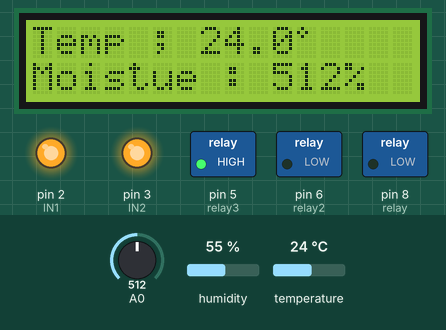
Simulated run of this sketch. Board: Arduino Uno, built with avr-gcc and run on an emulated ATmega328P. Shown: 16×2 character LCD, switched loads named in the sketch (green lamp = pin HIGH), output pins drawn as LEDs (lit = HIGH). Inputs (shaded band) come from the test bench; at power-on: A0 = 512, temperature 24 °C, humidity 55 %. What the sketch prints to the serial monitor is not drawn.

Above: at 3.7 s.
3.8 s: A0 set to 109
At 6.0 s:
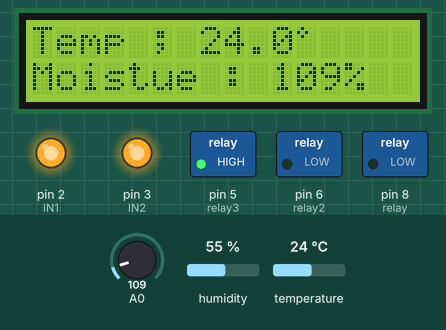
6.6 s: A0 set to 95
At 9.0 s:
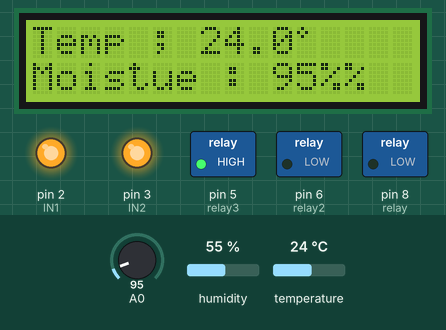
9.7 s: A0 set to 11
At 12.2 s:
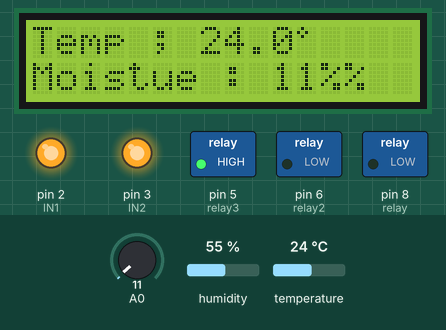
12.8 s: A0 set to 8
At 15.1 s:
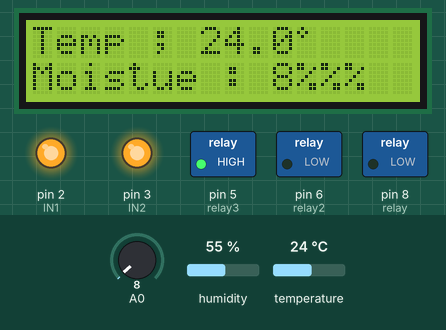
15.9 s: temperature set to 21.5 °C
At 18.1 s:
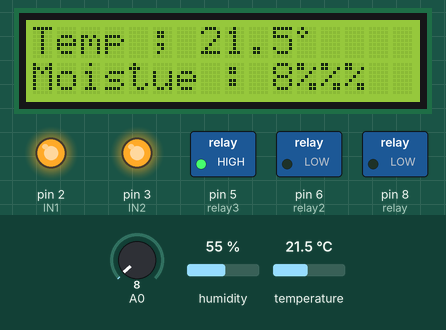
19.0 s: temperature set to 20.3 °C
At 22.8 s:
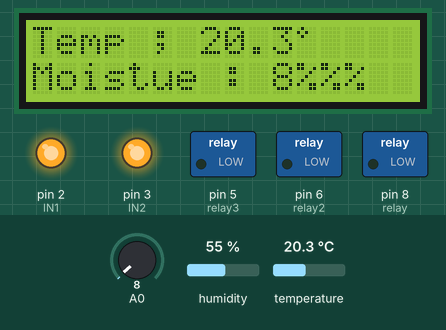
Timing chart, 0 to 24.1 s (numbered marks = the images above; inputs shaded):
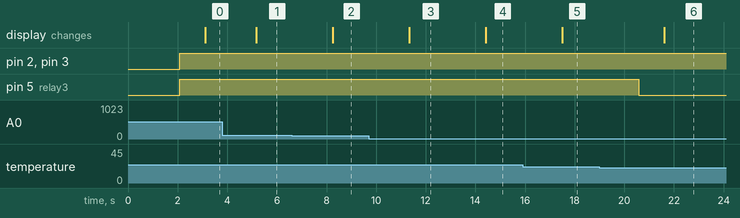

Measured:
- the behaviour switches between 100 and 99 on A0 (found by bisection; images 1 and 2)
- the behaviour switches between 10 and 9 on A0 (found by bisection; images 3 and 4)
- the behaviour switches between 21 and 20.9 °C on temperature (found by bisection; images 5 and 6)
- after the input at 3.8 s, the display: changes after 1.4 s (image 1)
- after the input at 6.6 s, the display: changes after 1.6 s (image 2)
- after the input at 9.7 s, the display: changes after 1.6 s (image 3)
- after the input at 12.8 s, the display: changes after 1.6 s (image 4)
- after the input at 15.9 s, the display: changes after 1.6 s (image 5)
- after the input at 19.0 s, pin 5 (relay3): HIGH → LOW after 1.6 s; the display: changes after 2.6 s (image 6)

The sketch:

Smart_farm_0.ino
```cpp
#include <DHT.h>    //DHT22 헤더파일
#include <LiquidCrystal_I2C.h>    //Lcd 헤더파일

#define DHTPIN 9    //DHT22 핀설정
#define DHTTYPE DHT22   //DHT22 (AM2302)
DHT dht(DHTPIN, DHTTYPE);   //DHT 타입 설정
LiquidCrystal_I2C lcd(0x27, 16, 2);   //Lcd 설정

//---변수정의---
float hum;    //습도변수
float temp;   //온도변수
int IN1= 2;   //샤플로펌프1
int IN2= 3;   //샤플로펌프2
int ena=1;
int relay= 8;   //팬
int relay2= 6;    //Led
int relay3= 5;   //열선
int Moisture;
int count = 1;
int i1, i2;
byte t[8] = {   //Lcd에 사용할 특수문자 만들기
  B01000,
  B10100,
  B01000,
  B00000,
  B00000,
  B00000,
  B00000,
  B00000
  };

//------각각 함수 만들기
void pump(void);
void fan(void);
void screen(void);
void sun(int on_sec, int off_sec);
void lcd_print(void);
void heating(int lowTemp);

//----각각 핀당 출력지정
void setup() {
  pinMode(IN1, OUTPUT);   //IN1 핀 출력설정
  pinMode(IN2, OUTPUT);   //IN2 핀 출력설정
  Serial.begin(9600);   //시리얼 보드레이트 설정
  pinMode(relay, OUTPUT);
  pinMode(relay2, OUTPUT);
  pinMode(relay3, OUTPUT);
  dht.begin();
  lcd.init();
  lcd. backlight();
  lcd.createChar(0, t);
  delay(2000);
}

//----loop문에서 각 센서값을 읽어들이기, 각각의 함수실행

void loop() {
  Moisture = analogRead(A0);
  hum = dht.readHumidity();
  temp = dht.readTemperature();
  pump();
  fan();
  heating(21);    //heating의 관호안의 숫자 이하로 떨어지면 동작
  sun(10, 10);    //10초켜지고 10초 꺼지고 만약1분을 하고싶으면 차후에 60으로 수정
  screen();   //Serial 모니터 출력 없어도 됨
  lcd_print();

}

//-------워터펌프 제어함수
void pump(void)
{
  if(Moisture > 700){   //건조할때
    digitalWrite(IN1, HIGH);
    digitalWrite(IN2, LOW);
    //digitalWrite(ena, 255);   //ena모터의 토크를 225로 회전
  }
  else{    //그외 정지
    digitalWrite(IN1, HIGH);
    digitalWrite(IN2, HIGH);
   // digitalWrite(ena, 255);
    }
  }

//-----DV쿨링팬 제어 함수
void fan(void)
{
  if(temp > 25){    //온도가28도 이상일떼 realy에 HIGH신호를 주어 동작
    digitalWrite(relay, HIGH);
    }else{    //그외 정지
      digitalWrite(relay, LOW);
      }
  }

//----열선 제어 함수
void heating(int lowTemp)
{
  if(temp < lowTemp) digitalWrite(relay3, LOW);   //온도 값이 lowTemp 루프에서 heating안의 숫자이하가 되면 릴레이에 LOW 신호를 주어 동작
  else digitalWrite(relay3, HIGH);    //그외엔 HIGH
  }

//Led제어 함수
void sun(int on_sec, int off_sec)
{
  if(count==1){
    i1 = on_sec;
    i2 = off_sec;
    count--;
    }
    if(i1 > 0){
      i2 = off_sec;
      i1 = on_sec;
      }
      delay(1000);
  }

void screen(void)
{
  Serial.print(" Moisture : ");
  Serial.print(Moisture);
  Serial.print("Humidity: ");
  Serial.print(hum,0);
  Serial.print(" %\t");
  Serial.print("Temperature: ");
  Serial.print(temp, 1);
  Serial.println(" C");
  }

void lcd_print(void)
{
  int mos = 100 - map(Moisture, 0, 1024, 0, 100);
  lcd.setCursor(0,0);
  lcd.print("Temp ; ");
  lcd.print(temp, 1);
  lcd.write(byte(0));
  lcd.setCursor(0,1);
  lcd.print("Moistue : ");
  lcd.print(Moisture);
  lcd.print("%");
  }
```
